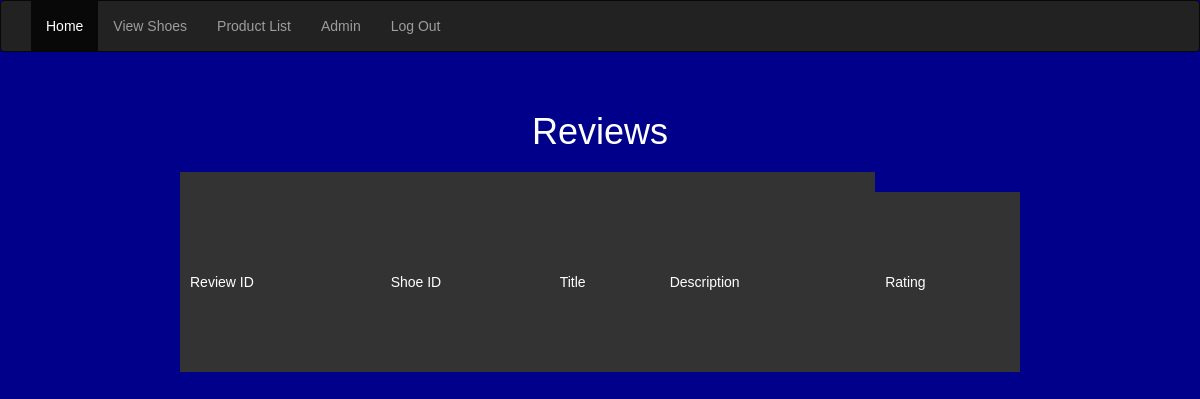
Before: /admin_view_review.php with the older database file.
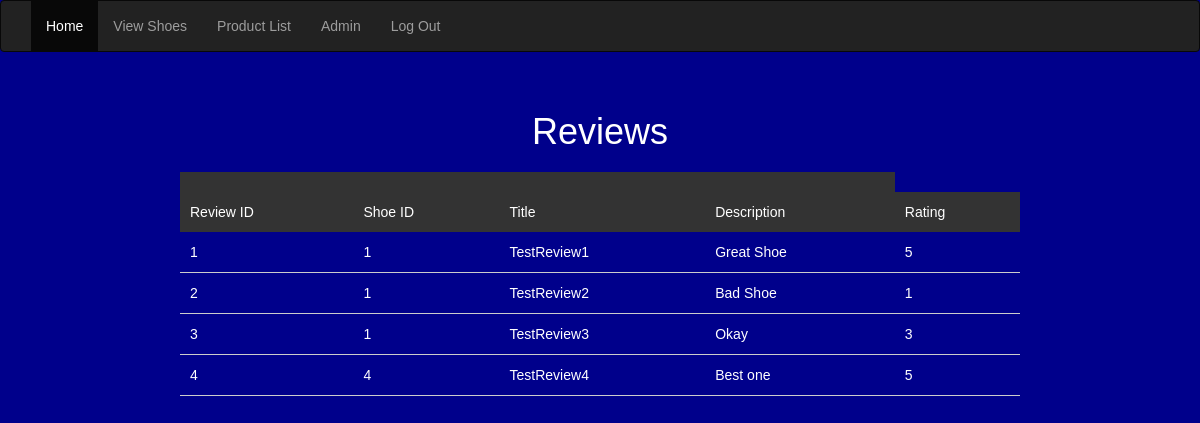
After: the same page with the newer database file.
### tables this page shows
CREATE TABLE Reviews (
review_id INT(11) NOT NULL AUTO_INCREMENT PRIMARY KEY,
 ShoeID int(11) NOT NULL,
 title varchar(50) NOT NULL,
 review_description varchar(300) NOT NULL,
 rating varchar(1) NOT NULL
 );

### admin_view_review.php (the view, shortened to what this page needs)
<?php
require_once('database.php');
if(!isset($rev)) {
    $rev = filter_input(INPUT_GET, 'rev',
                            FILTER_VALIDATE_INT);
if ($rev == NULL || $rev == FALSE) {
    $rev = 1;
        }
    }
$queryReview = 'SELECT * FROM Reviews
                  WHERE review_id = :rev';
$statement1 = $db->prepare($queryReview);
$statement1->bindValue(':rev', $rev);
$statement1->execute();
$queryAllRev = 'SELECT * FROM Reviews
                       ORDER BY review_id';
$statement2 = $db->prepare($queryAllRev);
$statement2->execute();
$Reviews = $statement2->fetchAll();
?>
<!DOCTYPE html>
<html>
<head>
  <link rel="stylesheet" href="https://maxcdn.bootstrapcdn.com/bootstrap/3.4.1/css/bootstrap.min.css">
</head>
</body>
    <nav class="navbar navbar-inverse">
  <div class="container-fluid">
    <div class="collapse navbar-collapse" id="HOME">
      <ul class="nav navbar-nav">
        <li class="active"><a href="homepage_admin.php">Home</a></li>
      <li><a href="view_shoes.php">View Shoes</a></li>
       <li><a href="products.php">Product List</a></li>
      <li><a href="adminportal.php">Admin</a></li>
   <li><a href="logout.php">Log Out</a></li>
      </ul>
    </div>
  </div>
</nav>
<br>
<main>
<center>
   <header>
<h1>Reviews</h1>
</header>
</center>
         <table>
            <thead>
            <tr>
            <th colspan="4">
            </th>
            </tr>
          </thead>
         <tbody><tr>
                <th>Review ID</th>
                <th>Shoe ID</th>
                <th>Title</th>
                <th>Description</th>
                <th>Rating</th>
            </tr>
            <?php  foreach ($Reviews as $Rev) : ?>
            <tr>
                <td><?php echo $Rev['review_id']; ?></td>
                <td><?php echo $Rev['ShoeID']; ?></td>
                <td><?php echo $Rev['title']; ?></td>
                 <td><?php echo $Rev['review_description']; ?></td>
                <td><?php echo $Rev['rating']; ?></td>
            </tr>
            <?php endforeach; ?>
        </table>
</main>
</body>
</html>

### admin_view_review.php (style rules this page uses)
h1 { text-align: center; margin: 20px 0; }
table { margin: 0 auto; border-collapse: collapse; width: 70%; height: 200px; overflow: scroll; }
th { background-color: #333; color: white; padding: 10px; text-align: left; font-weight: normal; }
td { padding: 10px; border-bottom: 1px solid #ccc; }

Changed rows visible on the page:
added reviews: review_id "1", ShoeID "1", title "TestReview1", review_description "Great Shoe", rating "5"
added reviews: review_id "2", ShoeID "1", title "TestReview2", review_description "Bad Shoe", rating "1"
added reviews: review_id "3", ShoeID "1", title "TestReview3", review_description "Okay", rating "3"
added reviews: review_id "4", ShoeID "4", title "TestReview4", review_description "Best one", rating "5"
